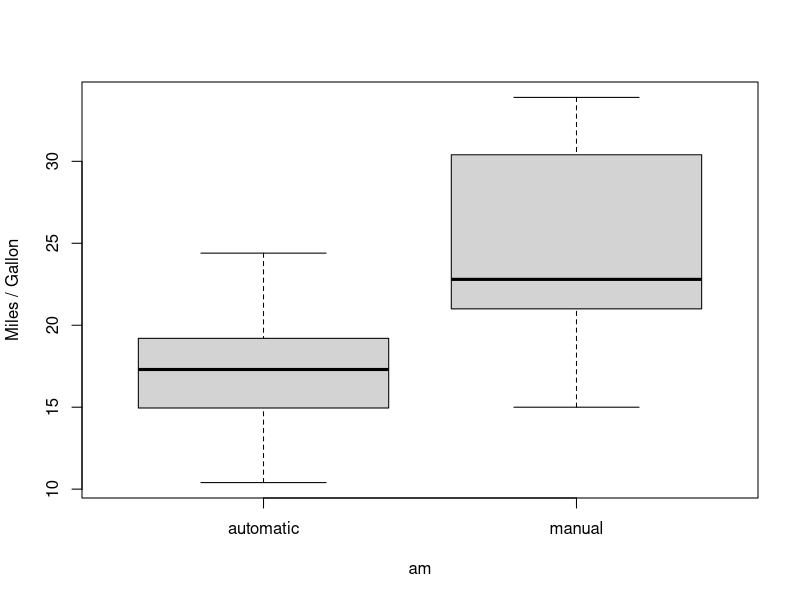
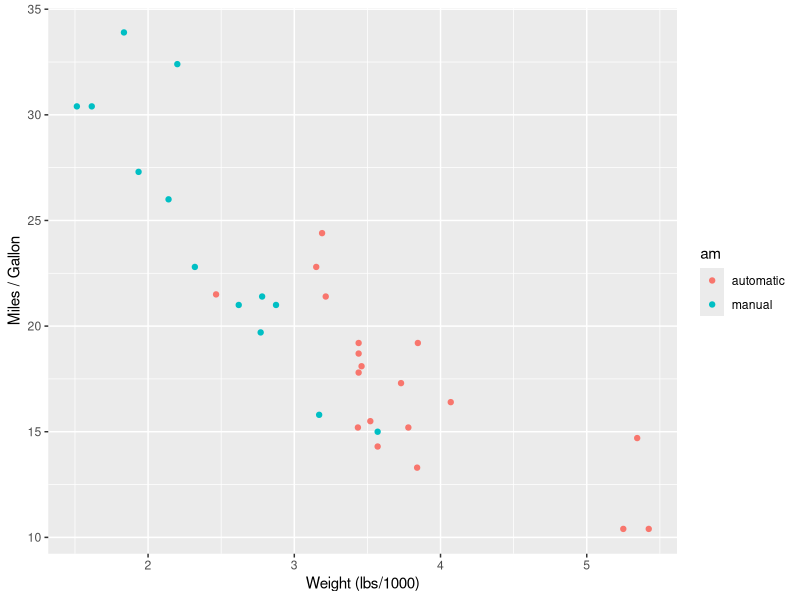
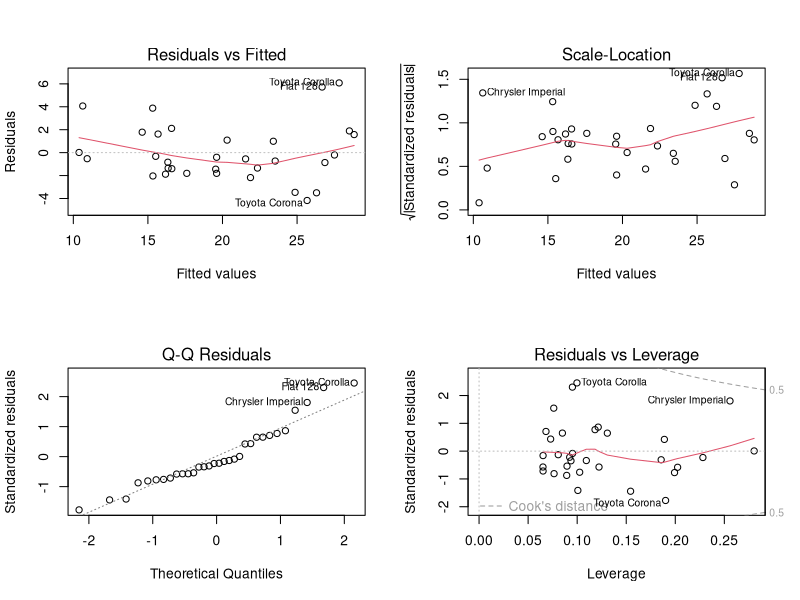

Here is the R script that generated these plots, in order:
## ---- chunk 1
knitr::opts_chunk$set(echo = TRUE)
## ---- chunk 2
suppressWarnings(library(ggplot2))
suppressWarnings(library(car))
options(scipen = 999)
data("mtcars")
mtcars$am<-factor(mtcars$am)
levels(mtcars$am)<-c("automatic", "manual")
## ---- chunk 3
summary(mtcars$mpg[mtcars$am=="automatic"])
summary(mtcars$mpg[mtcars$am=="manual"])
m <- lm(mpg ~ am -1, mtcars)
summary(m)$coef
# boxplot(mpg ~ am, data=mtcars, ylab = "Miles / Gallon")
# qplot(x=wt, y=mpg, color=am,  data=mtcars, ylab = "Miles / Gallon", xlab = "Weight (lbs/1000)")
t.test(mtcars$mpg[mtcars$am=="automatic"], mtcars$mpg[mtcars$am=="manual"])$p.value
## ---- chunk 4
fit <- lm(mpg ~ ., data = mtcars)       # Fit a model with all variables with mpg as outcome
vif(fit)        # Get the variable inflation factor
## ---- chunk 5
m1 <- lm (mpg ~ am, mtcars)             # Model m1 with mpg and Transmission type
m2 <- lm (mpg ~ am + wt , mtcars)       # Model m2 as m1 + variable weight
m3 <- lm (mpg ~ am + wt + cyl , mtcars) # Model m3 as m2 + variable cylinder
m4 <- lm (mpg ~ am + wt + cyl + disp, mtcars) # Model m4 as m3 + variable displacement
#anova(m1, m2, m3, m4) # Compare Models
## ---- chunk 6
boxplot(mpg ~ am, data=mtcars, ylab = "Miles / Gallon")
qplot(x=wt, y=mpg, color=am,  data=mtcars, ylab = "Miles / Gallon", xlab = "Weight (lbs/1000)")
## ---- chunk 7
anova(m1, m2, m3, m4) # Compare Models
## ---- chunk 8
summary(m1)$coef     # Model m1 with mpg and Transmission type
summary(m2)$coef     # Model m2 as m1 + variable weight
summary(m3)     # Model m3 as m2 + variable cylinder
summary(m4)$coef     # Model m3 as m2 + variable cylinder
confint(m3)[2,] # Confidence Intervals for Model m3 at 95%
## ---- chunk 9
t.test(mtcars$mpg[mtcars$am=="automatic"], mtcars$mpg[mtcars$am=="manual"])
## ---- chunk 10
par(mfcol = c(2,2))
plot(m3)
